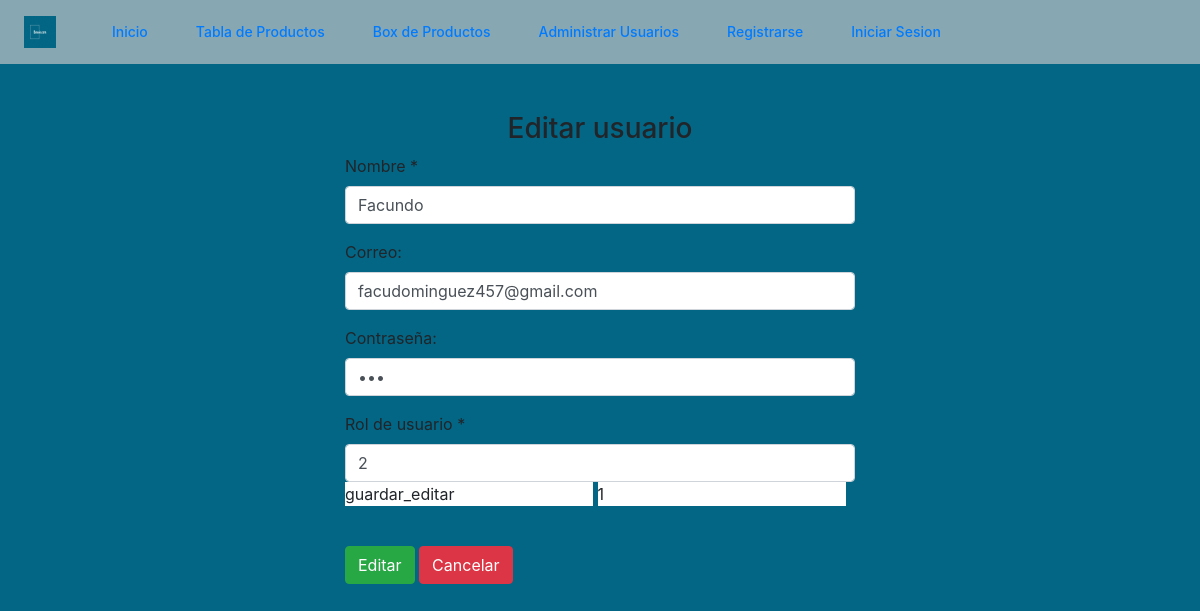
The page /index.php?modulo=editar_usuario&id=1 on the database its author committed.
### tables this page shows
CREATE TABLE `clientes` (
  `id` int(11) NOT NULL,
  `email` varchar(50) NOT NULL,
  `clave` varchar(50) NOT NULL,
  `nombre` varchar(50) NOT NULL,
  `rol` int(11) NOT NULL
);

### src/modulos/editar_usuario.php (the view, shortened to what this page needs)
<?php
$id = $_GET['id'];
$sql = "SELECT * FROM clientes where id = $id";
$resultado = mysqli_query($con, $sql);
$usuario = mysqli_fetch_assoc($resultado);
?>
<head>
    <link rel="stylesheet" href="https://cdn.jsdelivr.net/npm/bootstrap@4.4.1/dist/css/bootstrap.min.css">
</head>
<form action="index.php?modulo=editar_usuario&accion=guardar_editar&id=<?php echo $id?>" method="POST">
    <div id="login">
        <div class="container">
            <div id="login-row" class="row justify-content-center align-items-center">
                <div id="login-column" class="col-md-6">
                    <div id="login-box" class="col-md-12">
                        <br>
                        <br>
                        <h3 class="text-center">Editar usuario</h3>
                        <div class="form-group">
                            <label for="nombre" class="form-label">Nombre *</label>
                            <input type="text" id="nombre" name="nombre" class="form-control" value="<?php echo $usuario['nombre']; ?>" required>
                        </div>
                        <div class="form-group">
                            <label for="username">Correo:</label><br>
                            <input type="email" name="email" id="email" class="form-control" placeholder="" value="<?php echo $usuario['email']; ?>">
                        </div>
                        <div class="form-group">
                            <label for="password">Contraseña:</label><br>
                            <input type="password" name="clave" id="clave" class="form-control" value="<?php echo $usuario['clave']; ?>" required>
                        </div>
                        <div class="form-group">
                            <label for="rol" class="form-label">Rol de usuario *</label>
                            <input type="number" id="rol" name="rol" class="form-control" placeholder="Escribe el rol, 1 admin, 2 lector.." value="<?php echo $usuario['rol']; ?>" required>
                            <input type="" name="accion" value="guardar_editar">
                            <input type="" name="id" value="<?php echo $id;?>">
                        </div>
                        <br>
                        <div class="mb-3">
                            <button type="submit" class="btn btn-success">Editar</button>
                            <a href="user.php" class="btn btn-danger">Cancelar</a>
                        </div>
                    </div>
                </div>
            </div>
        </div>
    </div>
</form>

### rows shown on the page
clientes: nombre "Facundo", email "facudominguez457@gmail.com", rol "2"
